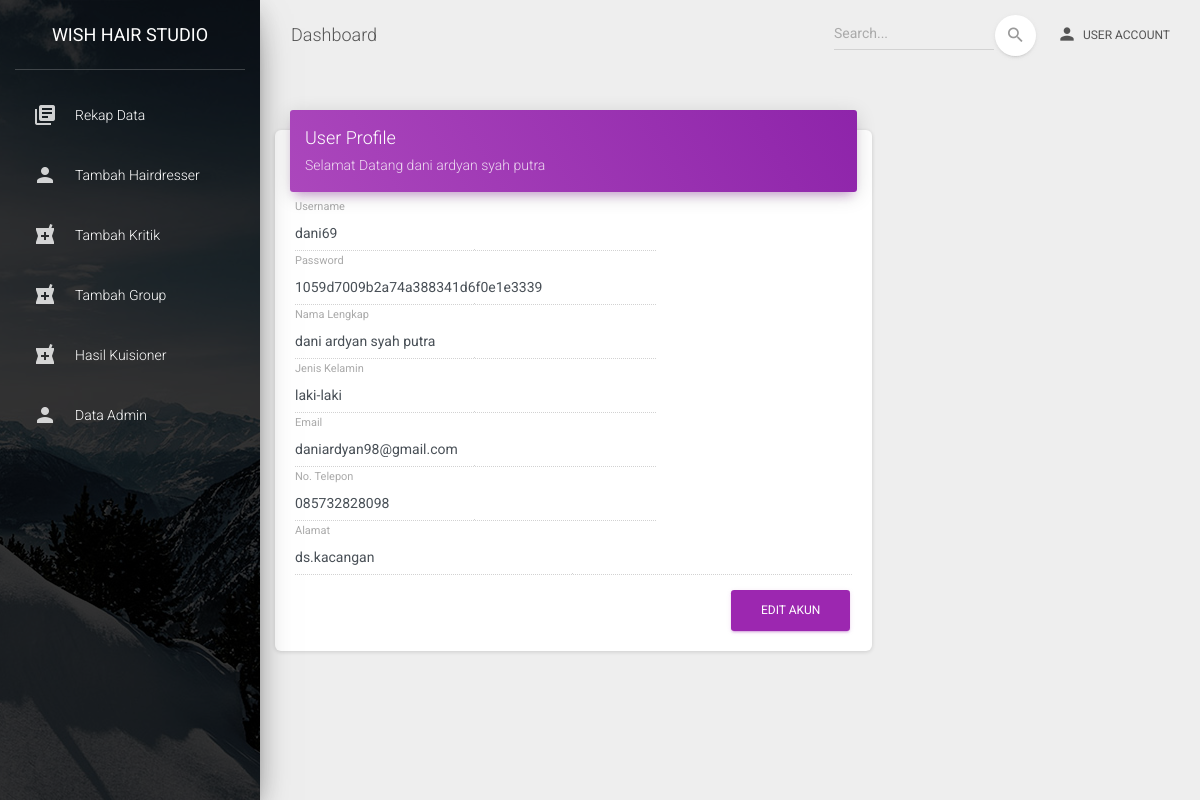
Page /admin/index.php?view=user (signed in) on the committed database.
### tables this page shows
CREATE TABLE IF NOT EXISTS `user` (
`id_user` int(5) NOT NULL,
  `username` varchar(100) NOT NULL,
  `password` text NOT NULL,
  `nama_lengkap` varchar(100) NOT NULL,
  `jenis_kelamin` varchar(20) DEFAULT NULL,
  `email` varchar(100) NOT NULL,
  `no_telpon` varchar(15) NOT NULL,
  `alamat` text NOT NULL,
  `aktif` enum('Y','N') NOT NULL
);

### admin/app/user.php (the view, shortened to what this page needs)
<?php
	$tampil 	= mysql_query("SELECT * FROM user order by id_user");
	$r			= mysql_fetch_assoc($tampil);
	$username	= $r[username];
	$password	= $r[password];
	$nama		= $r[nama_lengkap];
	$jk			= $r[jenis_kelamin];
	$email		= $r[email];
	$telepon	= $r[no_telpon];
	$alamat		= $r[alamat];
?>
 <div class="container-fluid">
          <div class="row">
            <div class="col-md-8">
              <div class="card">
                <div class="card-header card-header-primary">
                  <h4 class="card-title">User Profile</h4>
                  <p class="card-category">Selamat Datang <?=$nama?></p>
                </div>
                <div class="card-body">
                  <form method="POST" action="index.php?view=edit_user" >
                    <div class="row">
                      <div class="col-md-8">
                        <div class="form-group">
                          <label class="bmd-label-floating">Username</label>
                          <input type="text" value="<?=$username?>" disabled class="form-control" >
                        </div>
                      </div>
                    </div>
                    <div class="row">
                      <div class="col-md-8">
                        <div class="form-group">
                          <label class="bmd-label-floating">Password</label>
                          <input type="text" value="<?=$password?>" disabled class="form-control">
                        </div>
                      </div>
                    </div>
                    <div class="row">
                      <div class="col-md-8">
                        <div class="form-group">
                          <label class="bmd-label-floating">Nama Lengkap</label>
                          <input type="text" value="<?=$nama?>" disabled class="form-control">
                        </div>
                      </div>
                    </div>
                    <div class="row">
                      <div class="col-md-8">
                        <div class="form-group">
                          <label class="bmd-label-floating">Jenis Kelamin</label>
                          <input type="text" value="<?=$jk?>" disabled class="form-control">
                        </div>
                      </div>
                    </div>
					<div class="row">
                      <div class="col-md-8">
                        <div class="form-group">
                          <label class="bmd-label-floating">Email</label>
                          <input type="text" value="<?=$email?>" disabled class="form-control">
                        </div>
                      </div>
                    </div>
                    <div class="row">
                      <div class="col-md-8">
                        <div class="form-group">
                          <label class="bmd-label-floating">No. Telepon</label>
                          <input type="text" value="<?=$telepon?>" disabled class="form-control">
                        </div>
                      </div>
                    </div>
                    <div class="row">
                      <div class="col-md-12">
                        <div class="form-group">
                          <label class="bmd-label-floating">Alamat</label>
                          <input type="text" value="<?=$alamat?>" disabled class="form-control">
                        </div>
                      </div>
                    </div>
                    <button type="submit" class="btn btn-primary pull-right">Edit Akun</button>
                    <div class="clearfix"></div>
                  </form>
                </div>
              </div>
            </div>
            </div>
          </div>
        </div>

### rows in the picture
user: nama_lengkap "dani ardyan syah putra", username "dani69", password "1059d7009b2a74a388341d6f0e1e3339", jenis_kelamin "laki-laki", email "daniardyan98@gmail.com", no_telpon "085732828098", alamat "ds.kacangan"
